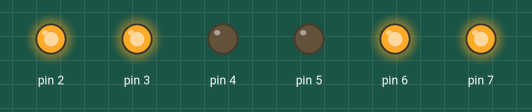
Bench run of a sketch on a simulated Arduino Uno, built with avr-gcc and run on an emulated ATmega328P. On the bench: output pins drawn as LEDs (lit = HIGH).

Above: at 0.1 s.
Timing chart, 0 to 1.6 s (numbered marks = the images above):
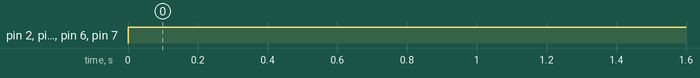

Measured:
- by itself, pin 2, pin 3, pin 6, pin 7: LOW → HIGH at 0.00 s

The sketch:

motor.ino
```cpp
#include <sensors.h>

// https://microcontrollerslab.com/l298n-dc-motor-driver-module-arduino-tutorial/
// If using USB, DO NOT CONNECT battery 12V to the board
// If using battery, connect EVERYTHING before switching on power.
int ENA = 7;
int IN1 = 6;
int IN2 = 5;
int IN3 = 4;
int IN4 = 3;
int ENB = 2;

Sensors::Motor left_motor(IN4, IN3, ENB);
Sensors::Motor right_motor(IN1, IN2, ENA);

void setup() {
  left_motor.init();
  right_motor.init();
}

void loop() {
  left_motor.forward(60);
  right_motor.forward(60);
  delay(10);
}

void turn_right(int speed) {
  if(speed > 60){ speed = 60;}

  right_motor.stop();
  left_motor.forward(speed);
  delay(5000);
  right_motor.stop();
  left_motor.stop();
}

void turn_left(int speed) {
  if(speed > 60){ speed = 60;}

  right_motor.forward(speed);
  left_motor.stop();
  delay(5000);
  left_motor.stop();
  right_motor.stop();
  delay(5000);
}

void go_straight(int speed) {
  if(speed > 60){ speed = 60;}

  left_motor.forward(speed);
  right_motor.forward(speed);
  delay(100);
}

// void setDirectionSpeed(int motor, int dir, int speedPercentage) {
//   int pinA;
//   int pinB;
//   int pinEnable;
//   if (motor == 1){
//     pinA = IN1;
//     pinB = IN2;
//     pinEnable = ENA;
//   }
//   else{
//     pinA = IN3;
//     pinB = IN4;
//     pinEnable = ENB;
//   }
//   if (dir == 0){
//     digitalWrite(pinA, LOW);
//     digitalWrite(pinB, LOW);
//   }else if (dir == 1){
//     digitalWrite(pinA, HIGH);
//     digitalWrite(pinB, LOW);
//   }else{
//     digitalWrite(pinA, LOW);
//     digitalWrite(pinB, HIGH);
//   }

//   //max speed at 255
//   int speed = speedPercentage / 100.0 * 255;
//   analogWrite(pinEnable, speed);

//   delay(100);
// }
```

sensor.cpp
```cpp
#include "sensors.h"

namespace Sensors
{
    TOF::TOF(uint8_t bus)
    {
        loxAddress = bus;
    }

    void TOF::init()
    {
        TCA9548A(loxAddress);
        sensor.setTimeout(100);
        int retry = 0;
        while (!sensor.init() && retry < 5)
        {
            Serial.println("Failed to detect and initialize sensor!");
            retry++;
            delay(100);
        }

        // Start continuous back-to-back mode (take readings as
        // fast as possible).  To use continuous timed mode
        // instead, provide a desired inter-measurement period in
        // ms (e.g. sensor.startContinuous(100)).
        sensor.startContinuous();
    }

    double TOF::getDistance()
    {
        TCA9548A(loxAddress);
        int reading = sensor.readRangeContinuousMillimeters();
        if (reading < 8000)
        {
            ADCFilter.Filter(reading);
            int filtered_reading = ADCFilter.Current();
            //   Serial.print("    ");
            //   Serial.print(filtered_reading);
            //   Serial.print(" mm  ");
            //   TimePlot Plot;
            //   Plot.SendData("Raw", reading);
            //   Plot.SendData("Filtered", filtered_reading);
            distance_ = filtered_reading / 10.0;
        }
        else
        {
            // Serial.print("OutOfRange  ");
            distance_ = -1;
        }

        if (sensor.timeoutOccurred())
        {
            Serial.print("TIMEOUT");
            distance_ = -1;
        }

        return distance_;
    }

    bool TOF::objectDetected(double floor_value)
    {
        double curr_reading = getDistance();
        if (curr_reading == -1)
        {
            return false;
        }
        double delta = floor_value - curr_reading;
        bool changed = abs(delta) >= change_threshold;
        return changed;
    }

    Grip::Grip(uint8_t pin)
    {
        pinToMeasure = pin;
    }

    bool Grip::handleEngaged()
    {
        long curr_reading = readCapacitance();
        // Serial.print("Grip reading: ");
        // Serial.print(curr_reading);
        // Serial.print(" ");

        if (curr_reading >= 8)
        {
            return true;
        }
        return false;
    }

    void Motor::init()
    {
        pinMode(enable_pin_, OUTPUT);
        pinMode(forward_pin_, OUTPUT);
        pinMode(backward_pin_, OUTPUT);

        digitalWrite(forward_pin_, LOW);
        digitalWrite(backward_pin_, LOW);
    }

    void Motor::forward(int speed)
    {
        digitalWrite(forward_pin_, HIGH);
        digitalWrite(backward_pin_, LOW);
        int speed_input = speed / 100.0 * 255;
        analogWrite(enable_pin_, speed_input);
    }

    void Motor::stop()
    {
        analogWrite(enable_pin_, 255); // double check the stopping values for motors
        digitalWrite(forward_pin_, LOW);
        digitalWrite(backward_pin_, LOW);
    }
} // namespace Sensors
```
